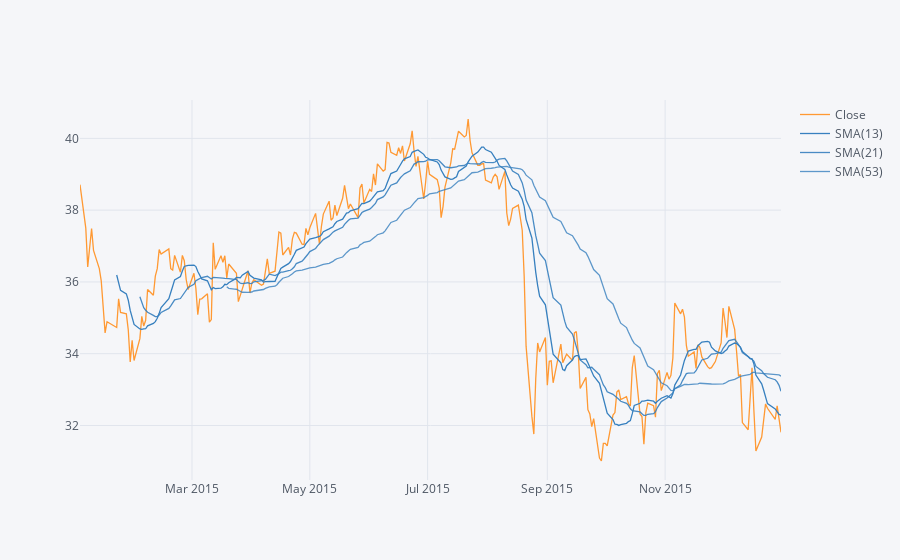

Notebook code for this chart:
### Markdown cell above
###### The next plot is the sma plot which is the simple moving average

### Code cell
MS['Close'].ix['2015-01-01':'2016-01-01'].ta_plot(study='sma',periods=[13,21,53])

### Figure 1 — Plotly figure (JSON) as saved in the notebook; plotly's stock layout.template omitted (floating-point values rounded to 4 significant figures; data arrays with more than 128 entries replaced by an {"elided": "..."} marker saying what was removed)
{"data": [{"line": {"color": "rgba(255, 153, 51, 1.0)", "dash": "solid", "shape": "linear", "width": 1.3}, "mode": "lines", "name": "Close", "text": "", "type": "scatter", "x": {"elided": "252 str values"}, "y": {"elided": "252 float values"}}, {"line": {"color": "rgba(55, 128, 191, 1.0)", "dash": "solid", "shape": "linear", "width": 1.3}, "mode": "lines", "name": "SMA(13)", "text": "", "type": "scatter", "x": {"elided": "252 str values"}, "y": {"elided": "252 mixed values"}}, {"line": {"color": "rgba(55, 128, 191, 0.8999999999999999)", "dash": "solid", "shape": "linear", "width": 1.3}, "mode": "lines", "name": "SMA(21)", "text": "", "type": "scatter", "x": {"elided": "252 str values"}, "y": {"elided": "252 mixed values"}}, {"line": {"color": "rgba(55, 128, 191, 0.7999999999999998)", "dash": "solid", "shape": "linear", "width": 1.3}, "mode": "lines", "name": "SMA(53)", "text": "", "type": "scatter", "x": {"elided": "252 str values"}, "y": {"elided": "252 mixed values"}}], "layout": {"legend": {"bgcolor": "#F5F6F9", "font": {"color": "#4D5663"}}, "paper_bgcolor": "#F5F6F9", "plot_bgcolor": "#F5F6F9", "title": {"font": {"color": "#4D5663"}}, "xaxis": {"gridcolor": "#E1E5ED", "showgrid": true, "tickfont": {"color": "#4D5663"}, "title": {"font": {"color": "#4D5663"}, "text": ""}, "zerolinecolor": "#E1E5ED"}, "yaxis": {"gridcolor": "#E1E5ED", "showgrid": true, "tickfont": {"color": "#4D5663"}, "title": {"font": {"color": "#4D5663"}, "text": ""}, "zerolinecolor": "#E1E5ED"}}}
